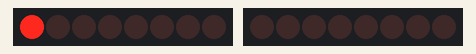
The sketch below on a simulated Arduino Uno, built with avr-gcc and run on an emulated ATmega328P. Shown: 2 × 8 shift-register outputs drawn as a row of LEDs (first output left, lit = HIGH). Wiring (inferred from the names in the program): 2 × shift register (74HC595): data pin 11, shift clock pin 13, latch pin 10 / data pin 6, shift clock pin 4, latch pin 5. Wiring (inferred from the signals the program sends): 2 × row of LEDs: on Q0, Q1, Q2, Q3, Q4, Q5, Q6, Q7 / on Q0, Q1, Q2, Q3, Q4, Q5, Q6, Q7.

Above: at 0.06 s.
At 0.56 s:
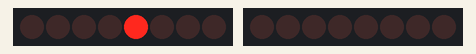
At 1.06 s:
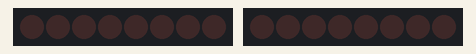
At 2.12 s:
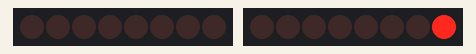
At 3.81 s:
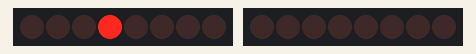
At 5.44 s:
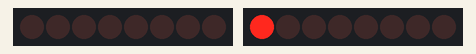
Timing chart, 0 to 5.7 s (numbered marks = the images above):
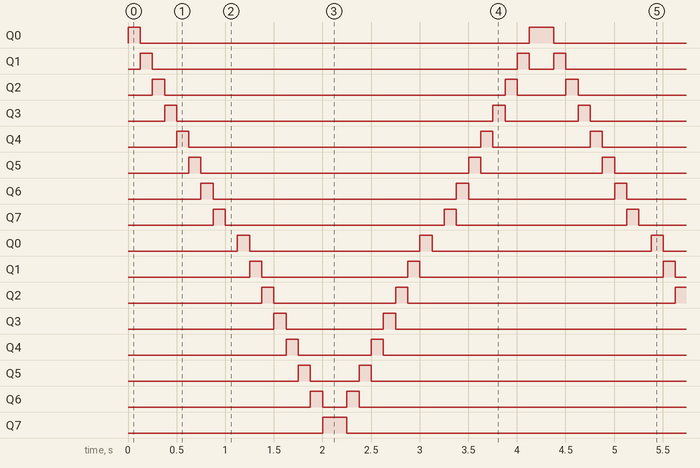

The sketch:

16_LED__Task_1_.ino
```cpp
#define DATA_PINa 11
#define CLOCK_PINa 13
#define LATCH_PINa 10
#define DATA_PINb 6
#define CLOCK_PINb 4
#define LATCH_PINb 5

int i=0;

void setup()
{
  pinMode(DATA_PINa,OUTPUT);
  pinMode(CLOCK_PINa,OUTPUT);
  pinMode(LATCH_PINa,OUTPUT);
  pinMode(DATA_PINb,OUTPUT);
  pinMode(CLOCK_PINb,OUTPUT);
  pinMode(LATCH_PINb,OUTPUT);
}

void loop()
{
   for (int i=0; i<8; i++) {
    shiftOut(DATA_PINa, CLOCK_PINa, MSBFIRST, B00000001 << i);
    digitalWrite(LATCH_PINa, HIGH);
    delay(125);
    digitalWrite(LATCH_PINa, LOW);
  }
    shiftOut(DATA_PINa, CLOCK_PINa, MSBFIRST, B00000000);
    digitalWrite(LATCH_PINa, HIGH);
    delay(125);
    digitalWrite(LATCH_PINa, LOW);

  for (int i=0; i<8; i++) {
    shiftOut(DATA_PINb, CLOCK_PINb, MSBFIRST, B00000001 << i);
    digitalWrite(LATCH_PINb, HIGH);
    delay(125);
    digitalWrite(LATCH_PINb, LOW);
  }


  for (int i=0; i<8; i++) {
    shiftOut(DATA_PINb, CLOCK_PINb, MSBFIRST, B10000000 >> i);
    digitalWrite(LATCH_PINb, HIGH);
    delay(125);
    digitalWrite(LATCH_PINb, LOW);
  }
    shiftOut(DATA_PINb, CLOCK_PINb, MSBFIRST, B00000000);
    digitalWrite(LATCH_PINb, HIGH);
    delay(125);
    digitalWrite(LATCH_PINb, LOW);

   for (int i=0; i<8; i++) {
    shiftOut(DATA_PINa, CLOCK_PINa, MSBFIRST, B10000000 >> i);
    digitalWrite(LATCH_PINa, HIGH);
    delay(125);
    digitalWrite(LATCH_PINa, LOW);
  }
}
```

Measured:
- by itself, Q0: repeats every 4.3 s: LOW 4.0 s, HIGH 0.25 s
- by itself, Q1: repeats every 4.3 s: LOW 3.8 s, HIGH 0.13 s, LOW 0.25 s, HIGH 0.13 s
- by itself, Q2: repeats every 4.3 s: LOW 3.5 s, HIGH 0.13 s, LOW 0.50 s, HIGH 0.13 s
- by itself, Q3: repeats every 4.3 s: LOW 3.3 s, HIGH 0.13 s, LOW 0.75 s, HIGH 0.13 s
- by itself, Q4: repeats every 4.3 s: LOW 3.0 s, HIGH 0.13 s, LOW 1.0 s, HIGH 0.13 s
- by itself, Q5: repeats every 4.3 s: LOW 2.8 s, HIGH 0.13 s, LOW 1.3 s, HIGH 0.13 s
- by itself, Q6: repeats every 4.3 s: LOW 2.5 s, HIGH 0.13 s, LOW 1.5 s, HIGH 0.13 s
- by itself, Q7: repeats every 4.3 s: LOW 2.3 s, HIGH 0.13 s, LOW 1.8 s, HIGH 0.13 s
